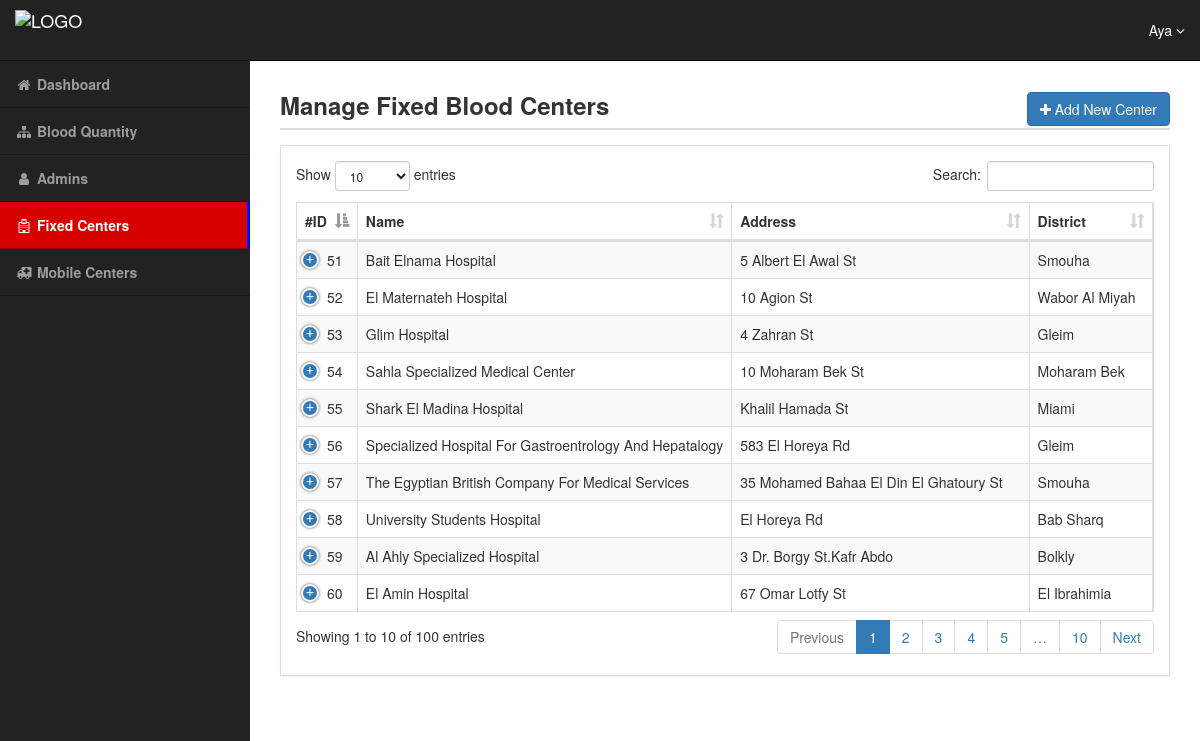
/manager/fixedcenters.php (signed in), run on the app's committed database.
### tables this page shows
CREATE TABLE `BloodCenter` (
  `id` int(11) NOT NULL,
  `name` varchar(255) NOT NULL,
  `address` text NOT NULL,
  `fromTime` time NOT NULL,
  `toTime` time NOT NULL,
  `countryid` int(11) DEFAULT NULL,
  `bloodCenterTypeid` int(11) DEFAULT NULL,
  `districtid` int(11) DEFAULT NULL,
  `registrationApproved` tinyint(4) NOT NULL DEFAULT '0'
);

CREATE TABLE `Distirct` (
  `id` int(11) NOT NULL,
  `name` varchar(30) NOT NULL
);

### manager/fixedcenters.php (the view, shortened to what this page needs)
<?php
    if(isset($_SESSION['Username']) && $_SESSION['AdminLevel'] == 0){
        include 'init.php';
        $do = isset($_GET['do']) ? $_GET['do'] : 'Manage';
        if ($do == 'Manage') {
            $query = '';
            $stmt = $con->prepare(" SELECT  BloodCenter.id, BloodCenter.name, BloodCenter.address,
                                            BloodCenter.fromTime, BloodCenter.toTime, BloodCenter.registrationApproved, Country.name AS country,
                                            Distirct.name AS district, Center.phone , Center.email , CenterType.name AS centerType
                                    FROM    BloodCenter, Country, Distirct, Center, CenterType
                                    WHERE   BloodCenter.bloodCenterTypeid = 1 &&
                                            BloodCenter.countryid = Country.id &&
                                            BloodCenter.districtid = Distirct.id &&
                                            Center.bloodCenterid = BloodCenter.id &&
                                            Center.centerTypeid = CenterType.id $query
                                 ");
            $stmt->execute();
            $rows = $stmt->fetchAll();
            ?>
    <div id="wrapper">
        <div id="page-wrapper">
            <div class="container-fluid">
                <div class="row" id="main">
                    <div class="go-title">
                        <div class="pull-right"><a href="fixedcenters.php?do=Add"><div class="btn btn-primary"><i class="fa fa-plus"></i> Add New Center</div></a></div>
                        <h3>Manage Fixed Blood Centers</h3>
                        <div class="go-line"></div>
                    </div>
                    <div class="panel panel-default">
                        <div class="panel-body">
                            <div id="response">
                            </div>
                            <table class="table table-striped table-bordered dt-responsive nowrap" cellspacing="0" id="example" width="100%">
                                <thead>
                                    <tr>
                                        <th>#ID</th>
                                        <th>Name</th>
                                        <th>Address</th>
                                        <th>District</th>
                                    </tr>
                                </thead>
                                <tbody>
                                <?php
                                    foreach($rows as $row) {
                                        echo '<tr>';
                                            echo '<td>' . $row['id'] . '</td>';
                                            echo '<td>' . $row['name'] . '</td>';
                                            echo '<td>' . $row['address'] . '</td>';
                                            echo '<td>' . $row['district'] . '</td>';
                                        echo '</tr>';
                                    }
                        ?>
                                </tbody>
                            </table>
                        </div>
                    </div>
                </div>
            </div>
        </div>
    </div>
<?php
        }
        include $tpl . 'footer.php';
    } else {
        header('Location: ../Home.php');
        exit();
    }
?>

### manager/layout/css/style.css (style rules this page uses)
@media (min-width:768px) { body { margin-top: 50px; } }
#wrapper { padding-left: 0; }
#page-wrapper { width: 100%; padding: 0; background-color: #fff; }
@media (min-width:768px) { #wrapper { padding-left: 250px; } }
@media (min-width:768px) { #page-wrapper { padding: 22px 10px; } }
.go-line { border: 1px solid #ddd; margin: 10px 0px; }
.go-title { margin: 0px 20px; }
.go-title h3 { font-weight: 700; }
.panel-default { border-radius: 0; margin: 15px 20px; }

### data on the page
bloodcenter: id "51", name "Bait Elnama Hospital", address "5 Albert El Awal St", districtid.name "Smouha"
bloodcenter: id "52", name "El Maternateh Hospital", address "10 Agion St", districtid.name "Wabor Al Miyah"
bloodcenter: id "53", name "Glim Hospital", address "4 Zahran St", districtid.name "Gleim"
bloodcenter: id "54", name "Sahla Specialized Medical Center", address "10 Moharam Bek St", districtid.name "Moharam Bek"
bloodcenter: id "55", name "Shark El Madina Hospital", address "Khalil Hamada St", districtid.name "Miami"
bloodcenter: id "56", name "Specialized Hospital For Gastroentrology And Hepatalogy", address "583 El Horeya Rd", districtid.name "Gleim"
bloodcenter: id "57", name "The Egyptian British Company For Medical Services", address "35 Mohamed Bahaa El Din El Ghatoury St", districtid.name "Smouha"
bloodcenter: id "58", name "University Students Hospital", address "El Horeya Rd", districtid.name "Bab Sharq"
bloodcenter: id "59", name "Al Ahly Specialized Hospital", address "3 Dr. Borgy St.Kafr Abdo", districtid.name "Bolkly"
bloodcenter: id "60", name "El Amin Hospital", address "67 Omar Lotfy St", districtid.name "El Ibrahimia"

### other printed values
$_SESSION['Username'] "Aya"
